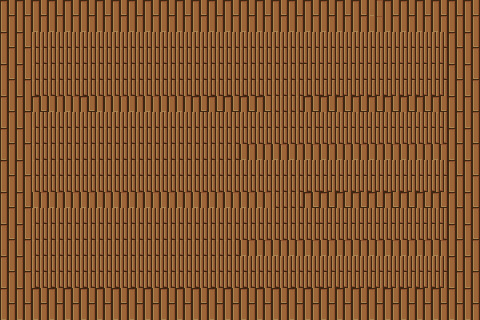

Tiled map render using the project's own tile images. Description and the map definition, with tile-layer contents summarised, below:
An orthogonal 30x20 tile map with 16x16 px tiles, 2 tile layers (background, geometry), 3 tilesets and 13 objects (12x lantern_A, gobbles).

<map version="1.0" orientation="orthogonal" renderorder="right-down" width="30" height="20" tilewidth="16" tileheight="16" nextobjectid="72">
 <tileset firstgid="1" name="woodtile3" tilewidth="16" tileheight="16" tilecount="20" columns="2">
  <image source="tileset/woodtile3.png" width="32" height="160" />
  <tile id="0">
   <properties>
    <property name="left" value="16" />
    <property name="right" value="16" />
    <property name="type" value="thin" />
   </properties>
  </tile>
  <tile id="1">
   <properties>
    <property name="left" value="16" />
    <property name="right" value="16" />
   </properties>
  </tile>
  <tile id="2">
   <properties>
    <property name="left" value="16" />
    <property name="right" value="16" />
   </properties>
  </tile>
 </tileset>
 <tileset firstgid="21" name="entity_16x32" tilewidth="16" tileheight="32" tilecount="200" columns="20">
  <image source="tileset/entity_16x32.png" width="320" height="320" />
 </tileset>
 <tileset firstgid="221" name="entity_16x16" tilewidth="16" tileheight="16" tilecount="400" columns="20">
  <image source="tileset/entity_16x16.png" width="320" height="320" />
  <tile id="0">
   <properties>
    <property name="type" value="lantern" />
   </properties>
  </tile>
 </tileset>
 <layer name="background" width="30" height="20">
  <data>[600 cells, 600 non-empty, 2 distinct tile ids]</data>
 </layer>
 <layer name="geometry" width="30" height="20">
  <data>[600 cells, 258 non-empty, 2 distinct tile ids]</data>
 </layer>
 <objectgroup name="entity">
  <object id="58" name="lantern" type="lantern_A" gid="221" x="174.5" y="72.75" width="16" height="16" />
  <object id="59" name="lantern" type="lantern_A" gid="221" x="309.25" y="91.5" width="16" height="16" />
  <object id="60" type="lantern_A" gid="221" x="392.25" y="72.75" width="16" height="16" />
  <object id="61" type="lantern_A" gid="221" x="397.5" y="135.75" width="16" height="16" />
  <object id="62" type="lantern_A" gid="221" x="274" y="133.5" width="16" height="16" />
  <object id="63" type="lantern_A" gid="221" x="226.5" y="161.5" width="16" height="16" />
  <object id="64" type="lantern_A" gid="221" x="65.75" y="147.5" width="16" height="16" />
  <object id="65" type="lantern_A" gid="221" x="214.417" y="261.333" width="16" height="16" />
  <object id="66" type="lantern_A" gid="221" x="115.417" y="258.75" width="16" height="16" />
  <object id="67" type="lantern_A" gid="221" x="305.417" y="231.25" width="16" height="16" />
  <object id="68" type="lantern_A" gid="221" x="409.667" y="283" width="16" height="16" />
  <object id="69" name="player" type="gobbles" gid="21" x="145.568" y="191.568" width="16" height="32" />
  <object id="70" type="lantern_A" gid="221" x="52.75" y="66.5" width="16" height="16" />
 </objectgroup>
</map>
